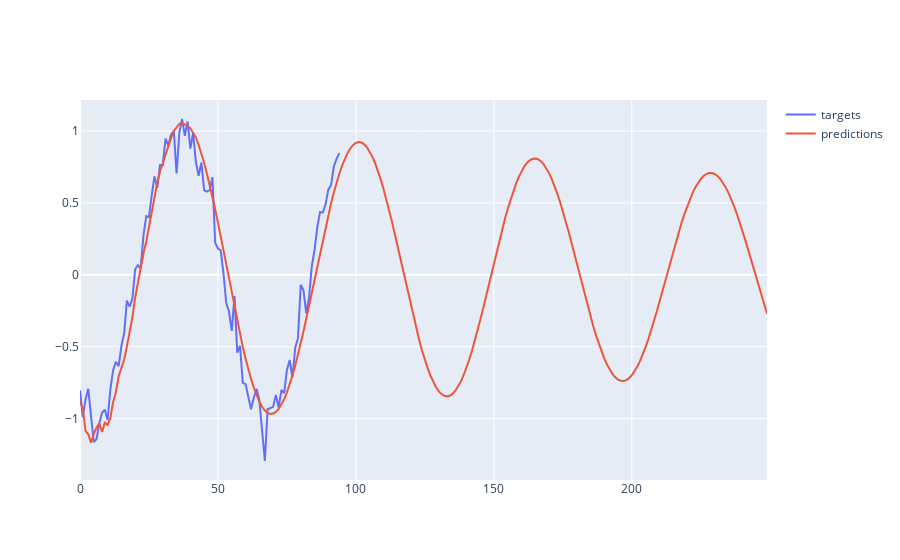

Notebook cell for this chart:
### Code cell
fig = go.Figure()
fig.add_trace(go.Scatter(y=validation_targets, name="targets"))
fig.add_trace(go.Scatter(y=validation_predictions, name="predictions"))
fig.show()
